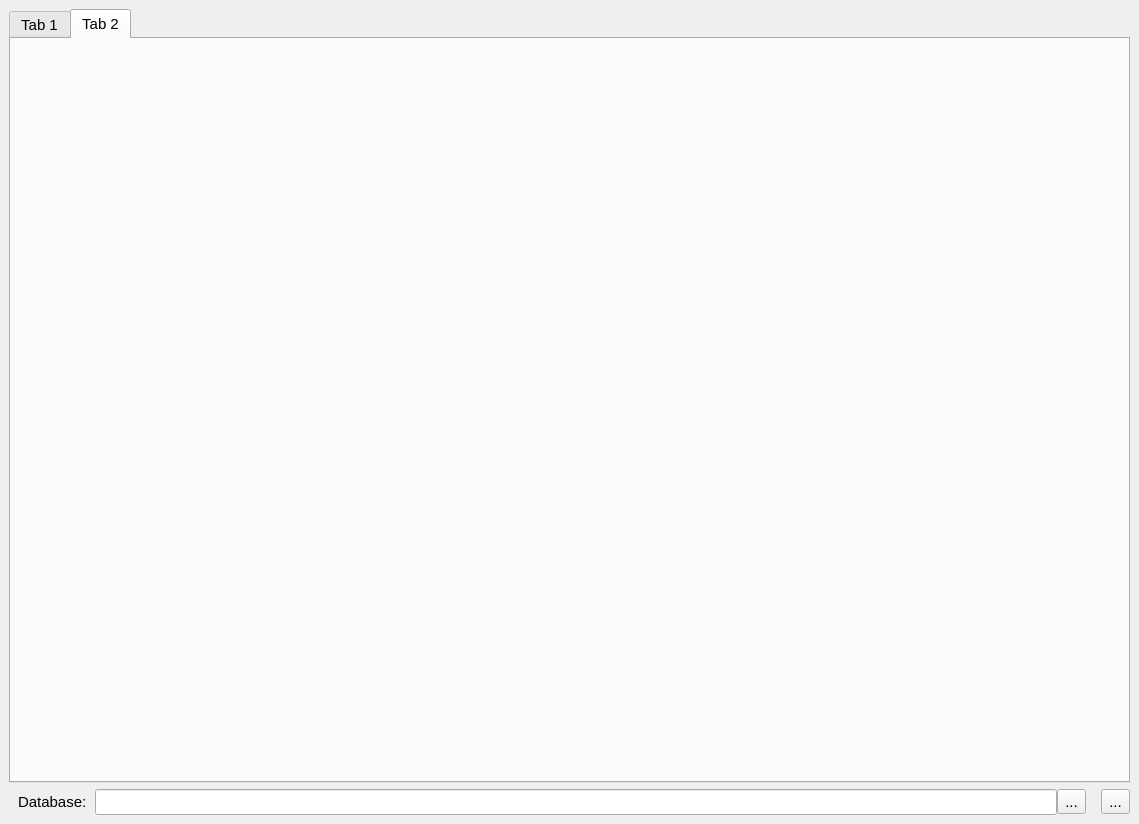
<?xml version="1.0" encoding="UTF-8"?>
<ui version="4.0">
 <class>MainWindow</class>
 <widget class="QMainWindow" name="MainWindow">
  <property name="geometry">
   <rect>
    <x>0</x>
    <y>0</y>
    <width>1139</width>
    <height>824</height>
   </rect>
  </property>
  <property name="font">
   <font>
    <pointsize>11</pointsize>
   </font>
  </property>
  <property name="windowTitle">
   <string>Hall Bench Control</string>
  </property>
  <widget class="QWidget" name="centralwidget">
   <layout class="QGridLayout" name="gridLayout">
    <item row="0" column="0">
     <widget class="QTabWidget" name="main_tab">
      <property name="currentIndex">
       <number>1</number>
      </property>
      <widget class="QWidget" name="empty_tab_1">
       <attribute name="title">
        <string>Tab 1</string>
       </attribute>
      </widget>
      <widget class="QWidget" name="empty_tab_2">
       <attribute name="title">
        <string>Tab 2</string>
       </attribute>
      </widget>
     </widget>
    </item>
    <item row="1" column="0">
     <layout class="QHBoxLayout" name="horizontalLayout_2">
      <item>
       <widget class="QFrame" name="frame">
        <layout class="QHBoxLayout" name="horizontalLayout">
         <property name="spacing">
          <number>0</number>
         </property>
         <property name="leftMargin">
          <number>9</number>
         </property>
         <property name="topMargin">
          <number>0</number>
         </property>
         <property name="rightMargin">
          <number>9</number>
         </property>
         <property name="bottomMargin">
          <number>0</number>
         </property>
         <item>
          <widget class="QLabel" name="label">
           <property name="text">
            <string>Database:  </string>
           </property>
          </widget>
         </item>
         <item>
          <widget class="QLineEdit" name="database_le">
           <property name="readOnly">
            <bool>true</bool>
           </property>
          </widget>
         </item>
         <item>
          <widget class="QToolButton" name="database_btn">
           <property name="toolTip">
            <string>Change database file.</string>
           </property>
           <property name="text">
            <string>...</string>
           </property>
           <property name="icon">
            <iconset>
             <normaloff>../../resources/img/database.png</normaloff>../../resources/img/database.png</iconset>
           </property>
           <property name="iconSize">
            <size>
             <width>24</width>
             <height>24</height>
            </size>
           </property>
          </widget>
         </item>
        </layout>
       </widget>
      </item>
      <item>
       <widget class="QToolButton" name="preferences_btn">
        <property name="toolTip">
         <string>Preferences</string>
        </property>
        <property name="text">
         <string>...</string>
        </property>
        <property name="icon">
         <iconset>
          <normaloff>../../resources/img/settings.png</normaloff>../../resources/img/settings.png</iconset>
        </property>
        <property name="iconSize">
         <size>
          <width>24</width>
          <height>24</height>
         </size>
        </property>
       </widget>
      </item>
     </layout>
    </item>
   </layout>
  </widget>
  <widget class="QMenuBar" name="menubar">
   <property name="geometry">
    <rect>
     <x>0</x>
     <y>0</y>
     <width>1139</width>
     <height>21</height>
    </rect>
   </property>
  </widget>
  <action name="setdir_act">
   <property name="text">
    <string>Set Directory...</string>
   </property>
  </action>
  <action name="savevoltage_act">
   <property name="checkable">
    <bool>true</bool>
   </property>
   <property name="checked">
    <bool>true</bool>
   </property>
   <property name="text">
    <string>Save Voltage Data</string>
   </property>
  </action>
  <action name="saveconfig_act">
   <property name="checkable">
    <bool>true</bool>
   </property>
   <property name="checked">
    <bool>true</bool>
   </property>
   <property name="text">
    <string>Save Configuration Files</string>
   </property>
  </action>
  <action name="savefield_act">
   <property name="checkable">
    <bool>true</bool>
   </property>
   <property name="checked">
    <bool>true</bool>
   </property>
   <property name="text">
    <string>Save Field Data</string>
   </property>
  </action>
  <action name="recoverdata_act">
   <property name="text">
    <string>Recover Data...</string>
   </property>
  </action>
  <action name="plotdata_act">
   <property name="text">
    <string>Plot Data...</string>
   </property>
  </action>
 </widget>
 <resources/>
 <connections/>
</ui>
